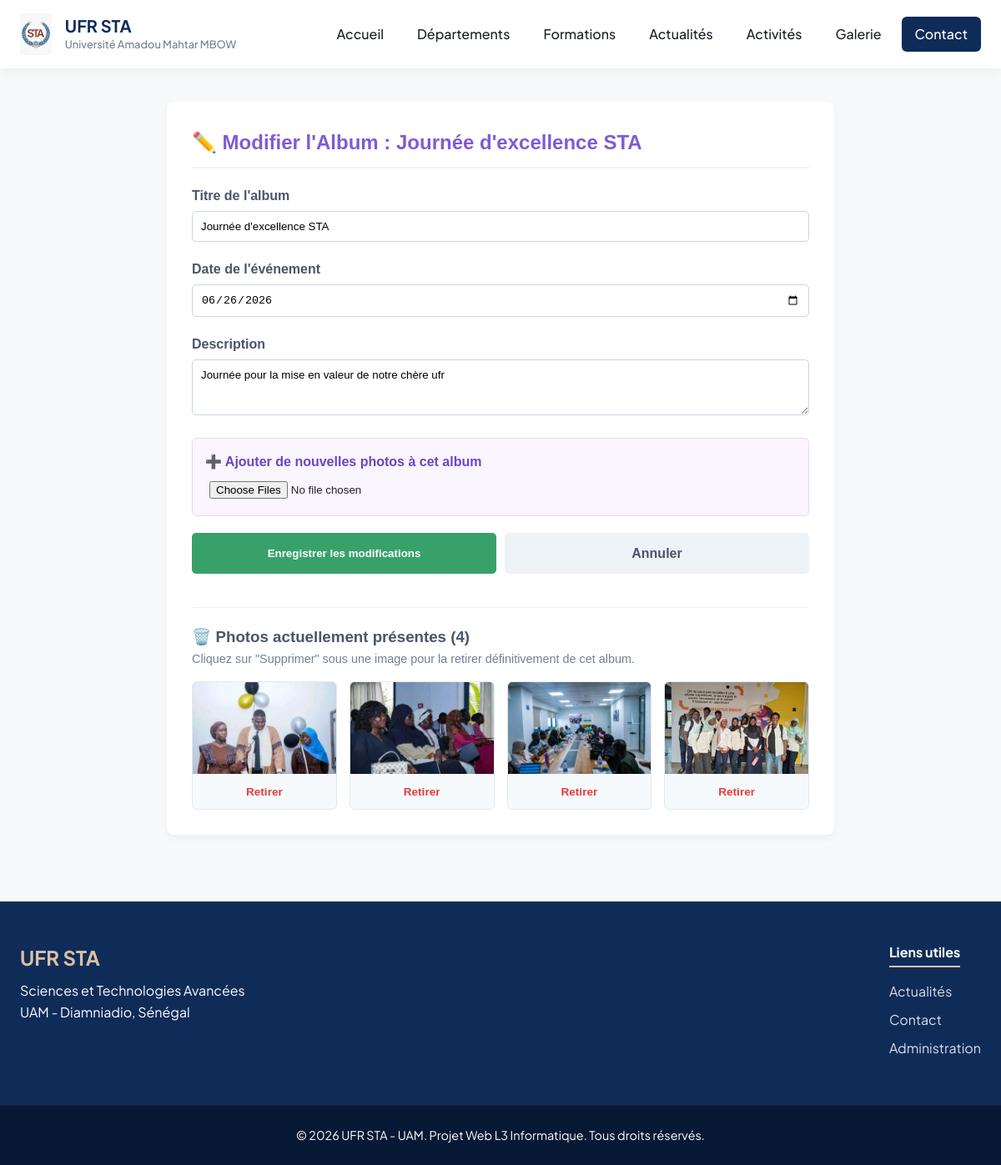
Page /admin/galerie/modifier/3 (signed in) on the committed database.
### models.py (models this page shows)
class Album(db.Model):
    id = db.Column(db.Integer, primary_key=True)
    titre = db.Column(db.String(200), nullable=False)
    description = db.Column(db.Text)
    date = db.Column(db.Date)
    photos = db.relationship('PhotoActivite', backref='album', lazy=True)

class PhotoActivite(db.Model):
    id = db.Column(db.Integer, primary_key=True)
    nom_fichier= db.Column(db.String(255), nullable=False)
    activite_id = db.Column(db.Integer, db.ForeignKey('activite.id'), nullable=True)
    album_id = db.Column(db.Integer, db.ForeignKey('album.id'), nullable=True)

### app.py (the view, shortened to what this page needs)
@app.route('/admin/galerie/modifier/<int:id>', methods=['GET', 'POST'])
@login_required
def modifier_album(id):
    album = Album.query.get_or_404(id)
    return render_template('admin/form_galerie.html', album=album)

### app.py (called while the page is built)
def login_required(f):
    @functools.wraps(f)
    def decorated_function(*args, **kwargs):
        if 'admin_id' not in session:
            return redirect(url_for('admin_login'))
        return f(*args, **kwargs)
    return decorated_function

### templates/admin/form_galerie.html (shortened to what this page needs)
{% extends 'base.html' %}
{% block content %}
<div style="max-width: 800px; margin: 40px auto; padding: 30px; background: #fff; border-radius: 8px; box-shadow: 0 4px 10px rgba(0,0,0,0.05); font-family: sans-serif;">
    <h2 style="color: #805ad5; margin-top: 0; border-bottom: 2px solid #edf2f7; padding-bottom: 10px;">✏️ Modifier l'Album : {{ album.titre }}</h2>
    <form action="{{ url_for('ajouter_album', id=album.id) }}" method="POST" enctype="multipart/form-data" style="margin-top: 20px; display: flex; flex-direction: column; gap: 20px;">
        <div>
            <label style="display: block; font-weight: bold; margin-bottom: 5px; color: #4a5568;">Titre de l'album</label>
            <input type="text" name="titre" value="{{ album.titre }}" required style="width: 100%; padding: 10px; border: 1px solid #cbd5e0; border-radius: 5px; box-sizing: border-box;">
        </div>
        <div>
            <label style="display: block; font-weight: bold; margin-bottom: 5px; color: #4a5568;">Date de l'événement</label>
            <input type="date" name="date" value="{{ album.date.strftime('%Y-%m-%d') }}" required style="width: 100%; padding: 10px; border: 1px solid #cbd5e0; border-radius: 5px; box-sizing: border-box;">
        </div>
        <div>
            <label style="display: block; font-weight: bold; margin-bottom: 5px; color: #4a5568;">Description</label>
            <textarea name="description" rows="3" style="width: 100%; padding: 10px; border: 1px solid #cbd5e0; border-radius: 5px; box-sizing: border-box; font-family: inherit;">{{ album.description }}</textarea>
        </div>
        <div style="background: #faf5ff; padding: 15px; border-radius: 6px; border: 1px solid #e9d8fd;">
            <label style="display: block; font-weight: bold; margin-bottom: 5px; color: #6b46c1;">➕ Ajouter de nouvelles photos à cet album</label>
            <input type="file" name="photos[]" accept="image/*" multiple style="width: 100%; padding: 5px; background: transparent;">
        </div>
        <div style="display: flex; gap: 10px;">
            <button type="submit" style="flex: 1; background: #38a169; color: white; border: none; padding: 12px; font-weight: bold; border-radius: 5px; cursor: pointer;">Enregistrer les modifications</button>
            <a href="{{ url_for('admin_dashboard') }}" style="flex: 1; background: #edf2f7; color: #4a5568; text-align: center; padding: 12px; text-decoration: none; font-weight: bold; border-radius: 5px; box-sizing: border-box;">Annuler</a>
        </div>
    </form>
    <h3 style="color: #4a5568; margin-top: 40px; border-top: 1px solid #edf2f7; padding-top: 20px;">🗑️ Photos actuellement présentes ({{ album.photos|length }})</h3>
    <p style="color: #718096; font-size: 0.9em; margin-bottom: 15px;">Cliquez sur "Supprimer" sous une image pour la retirer définitivement de cet album.</p>
    <div style="display: grid; grid-template-columns: repeat(auto-fill, minmax(150px, 1fr)); gap: 15px;">
        {% for photo in album.photos %}
            <div style="border: 1px solid #e2e8f0; border-radius: 6px; overflow: hidden; background: #f7fafc; text-align: center; padding-bottom: 8px;">
                <img src="{{ url_for('static', filename='uploads/' ~ photo.nom_fichier) }}" style="width: 100%; height: 110px; object-fit: cover;">
                <form action="{{ url_for('supprimer_photo_album', photo_id=photo.id) }}" method="POST" style="margin-top: 8px;" onsubmit="return confirm('Retirer cette photo ?');">
                    <button type="submit" style="background: none; border: none; color: #e53e3e; font-weight: bold; cursor: pointer; font-size: 0.85rem;">Retirer</button>
                </form>
            </div>
        {% else %}
            <p style="color: #a0aec0; grid-column: 1/-1; font-style: italic;">Cet album ne contient aucune photo.</p>
        {% endfor %}
    </div>
</div>
{% endblock %}

### static/css/style.css (style rules this page uses)
:root { --primary-color: #0f2c59; --secondary-color: #dac0a3; --text-dark: #1a202c; --light-bg: #f8f9fa; --white: #ffffff; --border-color: #e2e8f0; --shadow: 0 4px 15px rgba(0, 0, 0, 0.05); --transition: all 0.3s cubic-bezier(0.4, 0, 0.2, 1); }
* { box-sizing: border-box; margin: 0; padding: 0; }
body { font-family: 'Plus Jakarta Sans', sans-serif; color: var(--text-dark); background-color: var(--light-bg); line-height: 1.6; }
img { max-width: 100%; height: auto; display: block; }
a { text-decoration: none; color: inherit; }

### rows in the picture
Album: titre "Journée d'excellence STA", date "06/26/2026", description "Journée pour la mise en valeur de notre chère ufr"
PhotoActivite: nom_fichier (picture)
PhotoActivite: nom_fichier (picture)
PhotoActivite: nom_fichier (picture)
PhotoActivite: nom_fichier (picture)

### other values in the picture
{{ album.photos|length }} "4"
